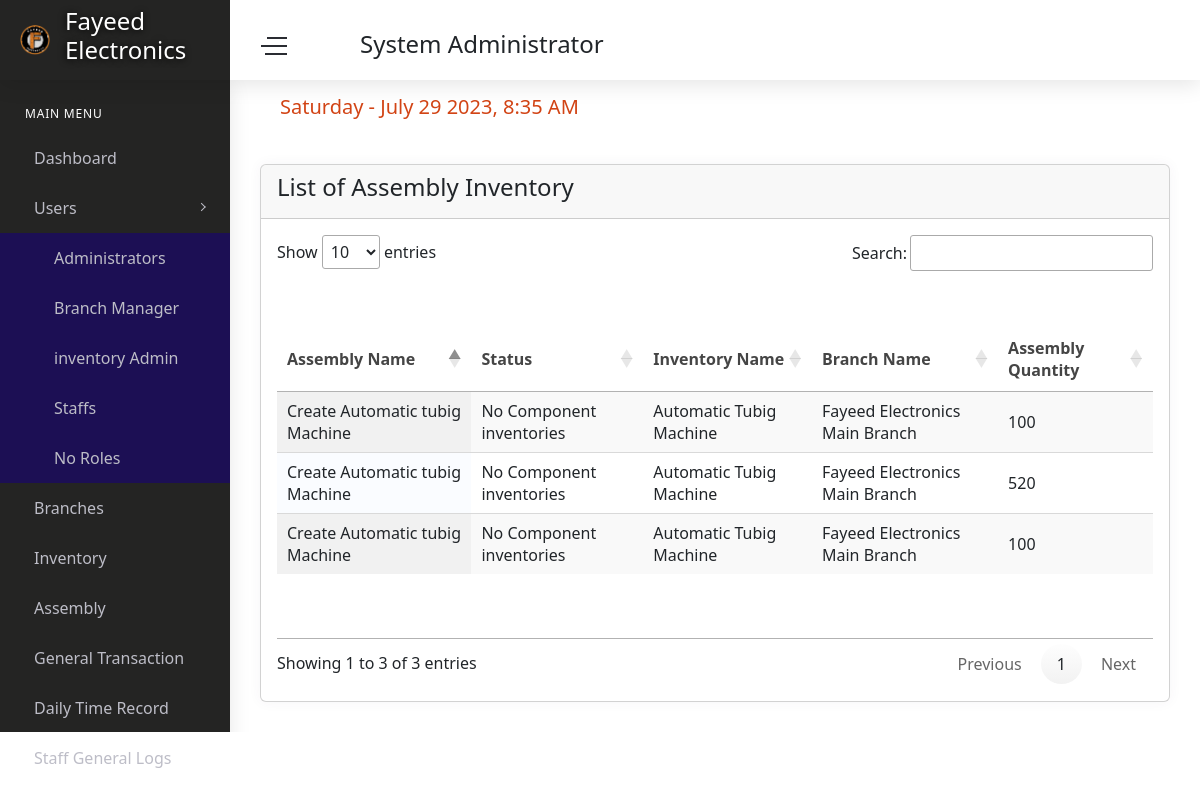
The app's page /admin/assemblylist.php (signed in), older data.
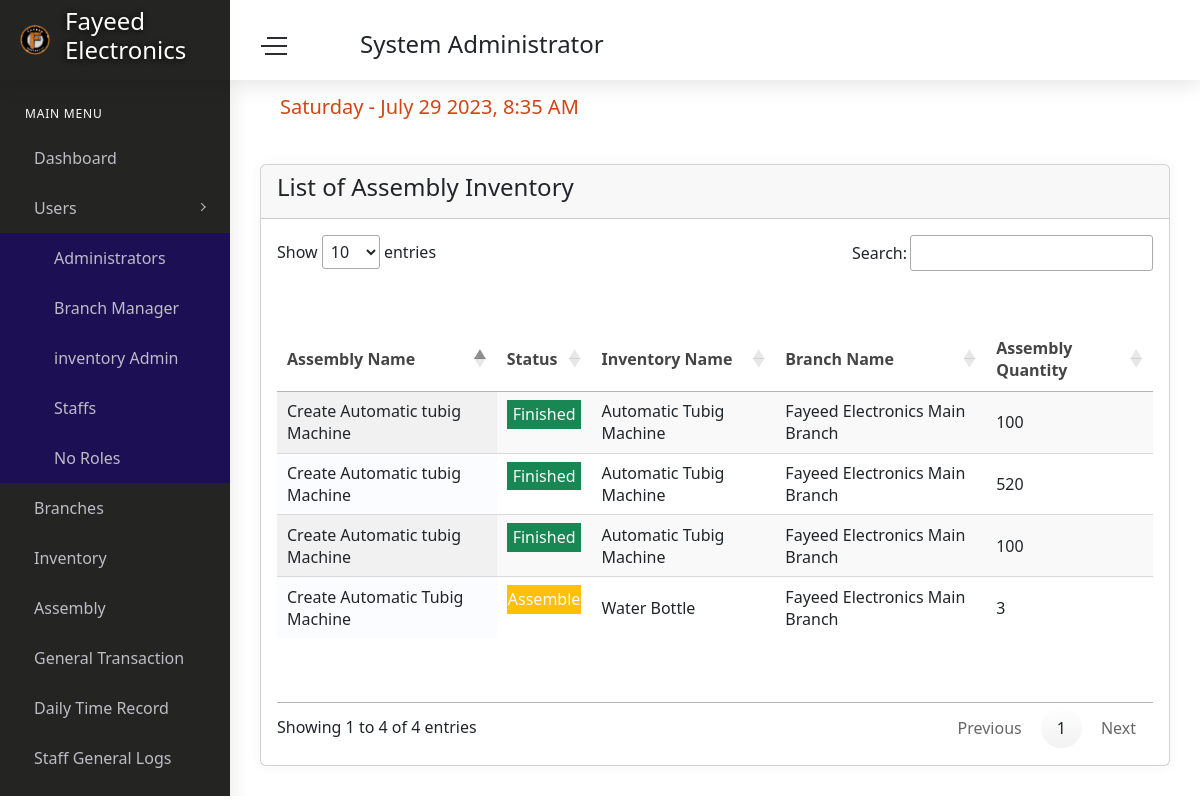
The same page, newer data.
### tables this page shows
CREATE TABLE `settings` (
  `SettingsId` int(11) NOT NULL,
  `System_Name` varchar(255) NOT NULL,
  `System_Email` varchar(255) NOT NULL,
  `System_number` varchar(255) NOT NULL,
  `Smtp_email` varchar(255) NOT NULL,
  `Smatp_password` varchar(255) NOT NULL,
  `Smtp_Provider` varchar(255) NOT NULL,
  `Smtp_port` varchar(25) NOT NULL,
  `System_link` varchar(100) NOT NULL,
  `product_control` int(11) NOT NULL,
  `latetimein_morning` varchar(30) NOT NULL,
  `latetimein_afternoon` varchar(30) NOT NULL
);

CREATE TABLE `users` (
  `usersID` int(11) NOT NULL,
  `username` varchar(100) DEFAULT NULL,
  `profile` varchar(255) DEFAULT 'user.png',
  `cover_photo` varchar(255) DEFAULT 'fayeedcover.png',
  `usersFirstName` varchar(50) NOT NULL,
  `usersLastName` varchar(50) NOT NULL,
  `age` int(11) DEFAULT NULL,
  `Address` varchar(100) NOT NULL,
  `CellNumber` varchar(20) DEFAULT NULL,
  `email` varchar(100) NOT NULL,
  `password` varchar(225) DEFAULT NULL,
  `code` int(11) NOT NULL,
  `status` text NOT NULL,
  `roles` int(1) DEFAULT 2
);

CREATE TABLE `assembly` (
  `assemblyID` int(11) NOT NULL,
  `inventoryId` int(11) NOT NULL,
  `branchID` int(11) NOT NULL,
  `usersID` int(11) NOT NULL,
  `assemblyName` varchar(50) NOT NULL,
  `assemblyStatus` varchar(30) DEFAULT 'Standby',
  `assemblyQuatty` int(11) NOT NULL,
  `editor` int(11) DEFAULT 0,
  `added` timestamp NOT NULL DEFAULT current_timestamp(),
  `updated` timestamp NOT NULL DEFAULT current_timestamp()
);

CREATE TABLE `inventory` (
  `inventoryId` int(11) NOT NULL,
  `usersID` int(11) NOT NULL,
  `branchID` int(11) NOT NULL,
  `inventory_picture` varchar(255) DEFAULT NULL,
  `inventoryName` varchar(50) NOT NULL,
  `inventoryDesc` varchar(100) NOT NULL,
  `inventoryQty` int(30) NOT NULL,
  `product_code` varchar(50) NOT NULL,
  `price` int(11) NOT NULL,
  `added_date` datetime NOT NULL DEFAULT current_timestamp(),
  `updated` datetime NOT NULL DEFAULT current_timestamp()
);

CREATE TABLE `branches` (
  `branchID` int(11) NOT NULL,
  `usersID` int(11) NOT NULL,
  `Branch_Name` varchar(100) NOT NULL,
  `Branch_Address` varchar(100) NOT NULL,
  `city` varchar(50) DEFAULT NULL,
  `Branch_Contact_number` varchar(20) NOT NULL,
  `DateCreated` varchar(50) NOT NULL,
  `branch_email` varchar(50) NOT NULL,
  `status` int(1) DEFAULT 2
);

### admin/assemblylist.php (the view, shortened to what this page needs)
<?php include 'head.php'?>
<body>
    <div id="main-wrapper">
        <div class="nav-header">
            <a href="index.html" class="brand-logo">
                <img class="logo-abbr" src="../images/site/fayeed.png" alt="">
                <h4 class="brand-title"><?php echo $settings['System_Name']?></h4>
            </a>
            <div class="nav-control">
                <div class="hamburger">
                    <span class="line"></span><span class="line"></span><span class="line"></span>
                </div>
            </div>
        </div>
        <link href="../vendor/datatables/css/jquery.dataTables.min.css" rel="stylesheet">
        <link href="../vendor/datatables/css/responsive.dataTables.min.css" rel="stylesheet">
        <?php include 'header.php'; include 'sidebar.php'?>
        <div class="content-body">
            <div class="container-fluid">
                <div class="row page-titles mx-0">
                    <div class="col-sm-6 p-md-0">
                        <div class="welcome-text">
                        <h4><?php echo $formattedDate; ?></h4>
                        </div>
                    </div>
                </div>
                <div class="row">
                    <div class="col-12">
                        <div class="card">
                            <div class="card-header">
                                <h4>List of Assembly Inventory</h4>
                            </div>
                            <div class="card-body">
                                <div class="table-responsive">
                                    <table id="example" class="display" style="min-width: 100%">
                                        <thead>
                                            <tr>
                                                <th>Assembly Name</th>
                                                <th>Status</th>
                                                <th>Inventory Name</th>
                                                <th>Branch Name</th>
                                                <th>Assembly Quantity</th>
                                            </tr>
                                        </thead>
                                        <tbody>
                                            <?php while($inventorylist = mysqli_fetch_array($assemlist)){ ?>
                                                <tr>
                                                <td><?php echo $inventorylist['assemblyName'] ?></td>
                                                <td>
                                                <?php $butch = mysqli_query($con,"SELECT count(assemblyID) idchej from assembly_inventory where assemblyID = '".$inventorylist['assemblyID']."'");
                                                          $displays= mysqli_fetch_assoc($butch);
                                                          if($displays['idchej'] > 1){ ?>
                                                         <p class="bg-<?php if($inventorylist['assemblyStatus']=="Assemble"){ echo "warning";}else{ echo "success";}?> text-light text-center"><?php echo $inventorylist['assemblyStatus'] ?></p>
                                                          <?php }else{
                                                            echo "No Component inventories";
                                                          } ?></td>
                                                <td><?php echo $inventorylist['inventoryName'] ?></td>
                                                <td><?php echo $inventorylist['Branch_Name'] ?></td>
                                                <td><?php echo $inventorylist['assemblyQuatty'] ?></td>
                                            </tr>
                                            <?php }?>
                                        </tbody>
                                    </table>
                                </div>
                            </div>
                        </div>
                    </div>
                </div>
            </div>
        </div>
    </div>
</body>
</html>

### admin/head.php (shortened to what this page needs)
<?php
require_once "../controllerUserData.php";
$email = $_SESSION['email'];
$password = $_SESSION['password'];
if($email != false && $password != false){
    $sql = "SELECT * FROM users WHERE email = '$email'";
    $run_Sql = mysqli_query($con, $sql);
    if($run_Sql){
        $fetch_info = mysqli_fetch_assoc($run_Sql);
        $roles = $fetch_info['roles'];
        if($roles == 1 ){
            $title = "System Administrator";
        }
    }
}else{
    header('Location: ../login-user.php');
}
$currentDate = date('Y-m-d');
$currentTime = date('H:i:s');
$dateString = $currentDate." ".$currentTime;
$timestamp = strtotime($dateString);
$formattedDate = date('l - F d Y, g:i A', $timestamp);
$stt = mysqli_query($con,"SELECT * from settings where SettingsId = 1");
$settings = mysqli_fetch_array($stt);
$assemlist = mysqli_query($con,"SELECT assembly.assemblyName,assembly.assemblyStatus,inventory.inventoryName,branches.Branch_Name,assembly.assemblyQuatty ,assembly.assemblyID from assembly join inventory on inventory.inventoryId = assembly.inventoryId join branches on branches.branchID = assembly.branchID;");
?>
<!DOCTYPE html>
<html lang="en">
<head>
    <link href="../vendor/jqvmap/css/jqvmap.min.css" rel="stylesheet">
    <link href="../css/style.css" rel="stylesheet">
    <link rel="stylesheet" href="../css/bootstrap.min.css">
    <link rel="stylesheet" href="../css/sweetalert2.min.css">
    <link href="../vendor/datatables/css/jquery.dataTables.min.css" rel="stylesheet">
    <link href="../vendor/datatables/css/responsive.dataTables.min.css" rel="stylesheet">
    <link rel='stylesheet' href='https://cdn-uicons.flaticon.com/uicons-regular-rounded/css/uicons-regular-rounded.css'>
    <link rel="stylesheet" href="https://cdnjs.cloudflare.com/ajax/libs/boxicons/2.1.0/css/boxicons.min.css"/>
</head>

### admin/header.php (shortened to what this page needs)
<div class="header">
            <div class="header-content">
                <nav class="navbar navbar-expand">
                    <div class="collapse navbar-collapse justify-content-between">
                        <div class="header-left">
                        <div class="search_bar dropdown mt-3">
                                    <h4><?php echo $title?></h4>
                            </div>
                        </div>
                        <ul class="navbar-nav header-right">
                            <li class="nav-item dropdown notification_dropdown">
                                <a class="nav-link" href="#" role="button" data-toggle="dropdown">
                                </a>
                            </li>
                            <li class="nav-item dropdown header-profile">
                                <a class="nav-link" href="#" role="button" data-toggle="dropdown">
                                </a>
                            </li>
                        </ul>
                    </div>
                </nav>
            </div>
        </div>

### admin/sidebar.php
<div class="quixnav">
            <div class="quixnav-scroll">
                <ul class="metismenu" id="menu">
                    <li class="nav-label first">Main Menu</li>
                    <li><a href="home.php" aria-expanded="false"><i class="fi fi-rr-apps"></i><span class="nav-text">Dashboard</span></a></li>
                    <li><a class="has-arrow" href="javascript:void()" aria-expanded="false">
                        <i class="fi fi-rr-circle-user"></i><span class="nav-text">Users</span> </a>
                        <ul aria-expanded="false">
                            <li><a href="administrators.php">Administrators</a></li>
                            <li><a href="manigers.php">Branch Manager</a></li>
                            <li><a href="inventory-admin.php">inventory Admin</a></li>
                            <li><a href="staff.php">Staffs</a></li>
                            <li><a href="noroles.php">No Roles</a></li>
                        </ul>
                    </li>
                    <li><a href="branches.php" aria-expanded="false"><i class="fi fi-rr-code-branch"></i><span class="nav-text">Branches</span></a></li>
                    <li><a href="inventory.php" aria-expanded="false"><i class="fi fi-rr-file-invoice"></i><span class="nav-text">Inventory</span></a></li>
                    <li><a href="assemblylist.php" aria-expanded="false"><i class="fi fi-rr-code-merge"></i><span class="nav-text">Assembly</span></a></li>
                    <li><a href="checktransaction.php" aria-expanded="false"><i class="fi fi-rr-bars-sort"></i><span class="nav-text">General Transaction</span></a></li>
                    <li><a href="dtr.php" aria-expanded="false"><i class="fi fi-rr-time-fast"></i><span class="nav-text">Daily Time Record</span></a></li>
                    <li><a href="logs.php" aria-expanded="false"><i class="fi fi-rr-badge"></i><span class="nav-text">Staff General Logs </span></a></li>
                    <li><a href="settings.php" aria-expanded="false"><i class="fi fi-rr-settings"></i><span class="nav-text">System Settings</span></a></li>
                </ul>
            </div>
        </div>

Row changes from the older to the newer data that the page shows:
shown differently, row unchanged: assembly (number 1 of 4 on the later page): assemblyStatus (not shown) → "Finished"; no longer shows "No Component inventories"
shown differently, row unchanged: assembly (number 2 of 4 on the later page): assemblyStatus (not shown) → "Finished"; no longer shows "No Component inventories"
shown differently, row unchanged: assembly (number 3 of 4 on the later page): assemblyStatus (not shown) → "Finished"; no longer shows "No Component inventories"
added assembly: assemblyName "Create Automatic Tubig Machine", assemblyStatus "Assemble", inventory.inventoryName "Water Bottle", branches.Branch_Name "Fayeed Electronics Main Branch", assemblyQuatty "3"
Text that changed along with them:
text written by a page script: "Show entries Search: Showing 1 to 3 of 3 entries Previous 1 Next" → "Show entries Search: Showing 1 to 4 of 4 entries Previous 1 Next"
